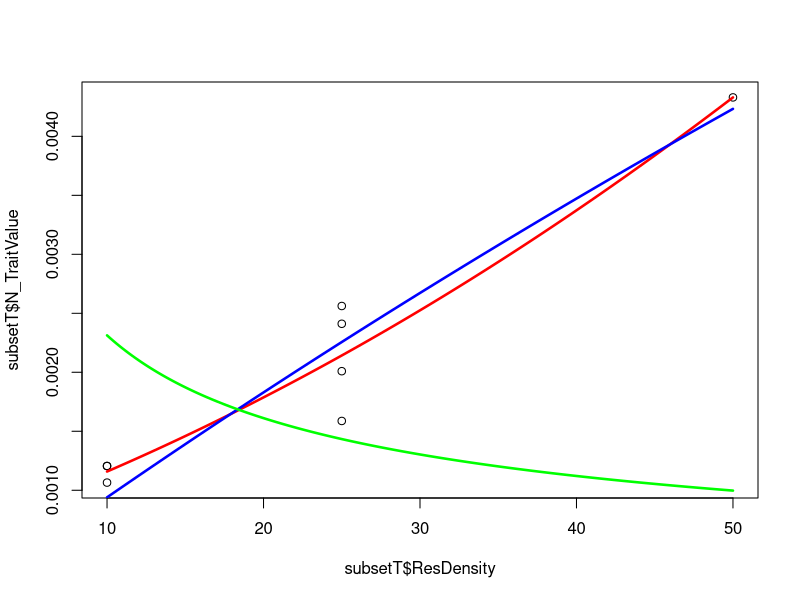
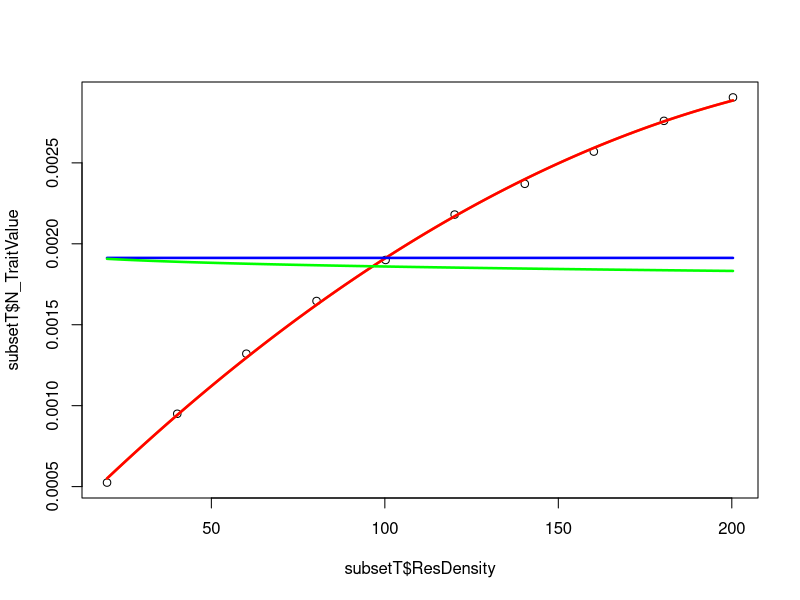
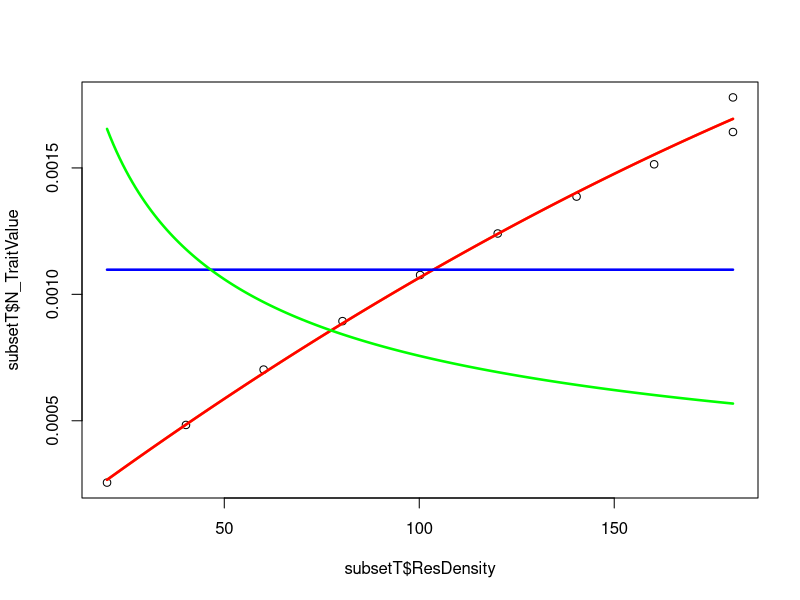
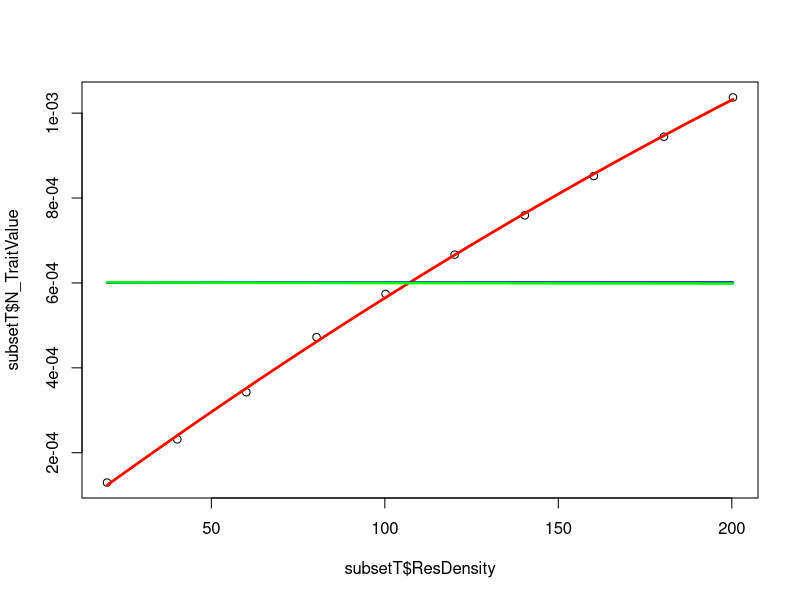
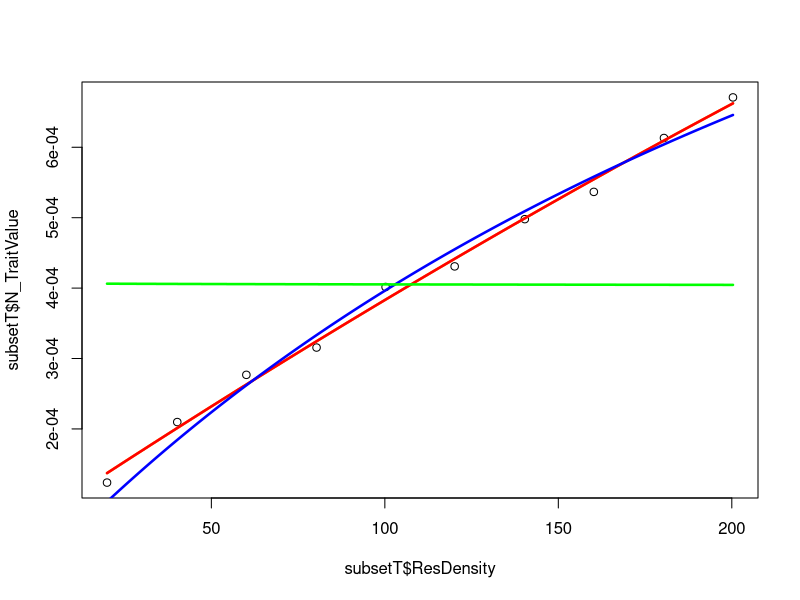
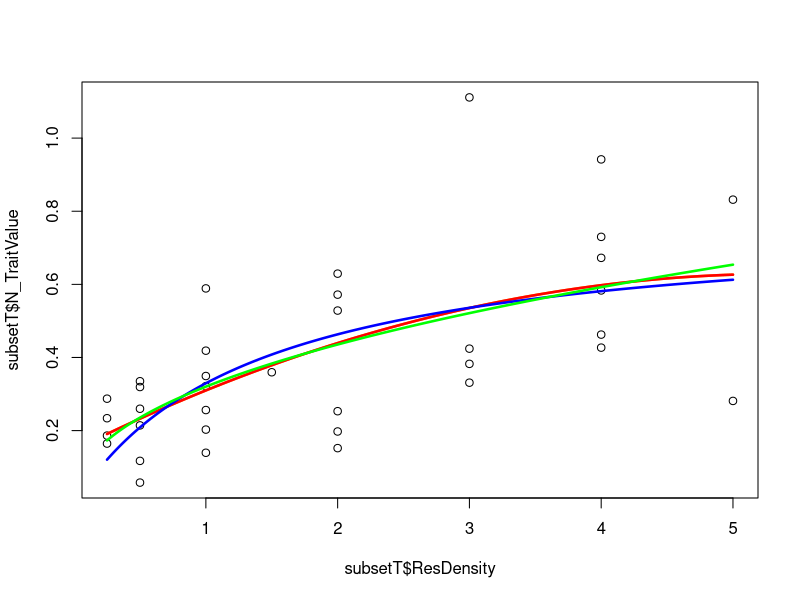
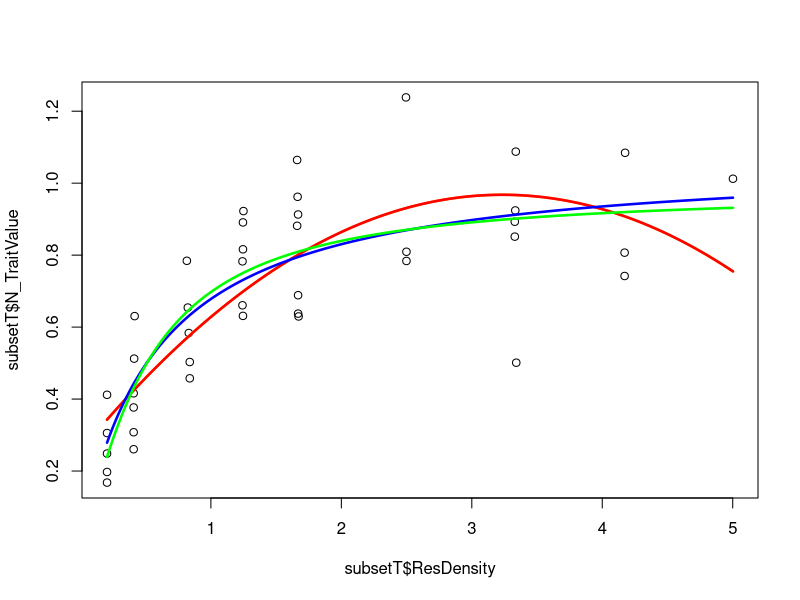
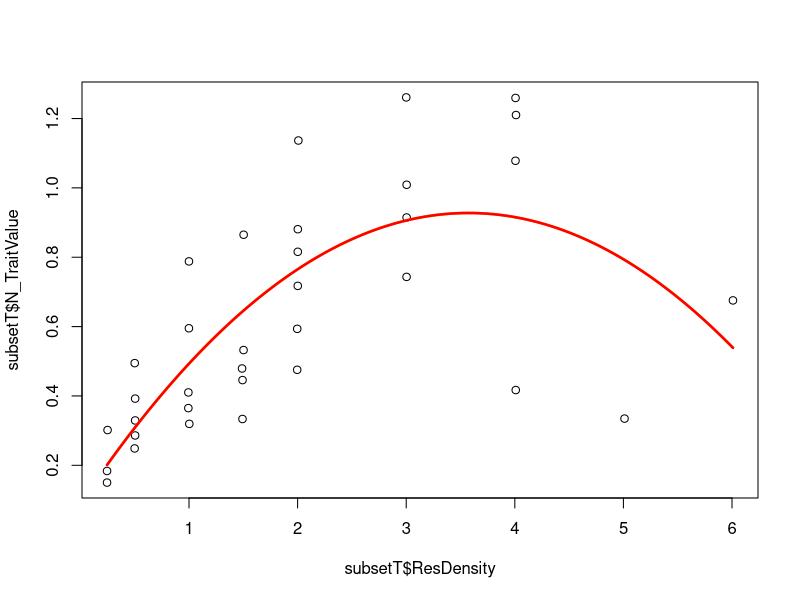

Source code (R) for these figures, in order: (Note: this script raises an error after producing the figures.)
require("minpack.lm")
#require("browser")


data<-read.csv("../Data/CRatsort.csv")


#to find initial values
Start<- function(subsetT) {
  h0=max(subsetT$N_TraitValue)
  #ht to find gradient of points below highest point
  ht=0.95*h0
  #subsetbelowht
  subseth<-subset(subsetT,subsetT$N_TraitValue < ht)
    #linear model to find gradient- either for all or some values depending on number of values
    if (nrow(subseth)>2) {
    modht=lm(N_TraitValue~ResDensity,data=subseth)
    #linear model for all values to find gradient if very few values
    } else {
    modht=lm(N_TraitValue~ResDensity,data=subsetT) }
  
  ##obtain gridient from model
  a0<-as.numeric(modht$coefficients[2])
  ##make matrix for initial values and aic
  mat<-matrix(nrow=100,ncol=4)
  #mat<-matrix(nrow=100,ncol=3)
  #for each row in matrix, sample around initial values and calculate model and AIC 
  for (k in 1:(nrow(mat))){
    #print(j)
    vala<-rnorm(1,mean=a0, 1)
    valh<-rnorm(1,mean=h0, 1)
    valq<-runif(1,min=-2,max=2)
    #valq<-0
    mat[k,1]<-vala
    mat[k,2]<-valh
    mat[k,3]<-valq
    HolFit<-try(nlsLM(N_TraitValue ~ HollingGEN(ResDensity,a,h,q), data=subsetT, start=list(a=vala, h=valh, q=valq)),silent=TRUE)
    #HolFit<-try(nlsLM(N_TraitValue ~ Holling(ResDensity,a,h), data=subsetT, start=list(a=vala, h=valh)),silent=TRUE)
    if("try-error" %in% class(HolFit)){        
      mat[k,4]<-"error"  
    #calculate AIC for sucessful
      } else {
      mat[k,4]<-AIC(HolFit) 
      #mat[j,3]<-AIC(HolFit)  
      }
  }
  #min(mat[,3])
  #minAIC<-which.min(mat[,3])
  #minAIC<-which(mat[,3] == min(mat[,3],na.rm=TRUE,arr.ind=TRUE))
  #find initial values with the lowest AIC
  minAIC<-which(mat[,4] == min(mat[,4],na.rm=TRUE,arr.ind=TRUE))
  
  #min(mat[,3])
  #mat<-as.data.frame(mat)
  #suub<-subset(mat,mat[,3]==min(mat[,3]))
  #capture initial values
  initA<-mat[minAIC,1]
  initH<-mat[minAIC,2]
  initQ<-mat[minAIC,3]
  #initA<-suub[1]
  #initH<-suub[2]
  #return(c(initA,initH)) }
  return(c(initA,initH,initQ)) }


Holling<- function(xR,a,h){
 return((a*xR)/(1+(h*a*xR)))
}
#}
HollingGEN<- function(xR,a,h,q){
  return(((a*xR))^(q+1)/(1+((h*a*xR))^(q+1)))
}

#listID<-2
listID<-as.numeric(unique(data$ID))
#listID<-c(39841,39839,39842)
issuesH<-vector()
issuesG<-vector()
issuesPC<-vector()
issuesP<-vector()
modelqual<-matrix(nrow=length(listID),ncol=5)
j=0
for (i in listID){
  j=j+1
  modelqual[j,1]<-i
  subsetT<-subset(data, ID==i)
  colnames(modelqual)<-c("ID","Holling","Holling_General","Pol_Quadratic","Pol_Cubic")
  #starting values
  out<-Start(subsetT)
  #model fitting
  HolFit<-try(nlsLM(N_TraitValue ~ Holling(ResDensity,a,h), data=subsetT, start=list(a=out[1],h=out[2])),silent=TRUE)
  HolFitGEN<-try(nlsLM(N_TraitValue ~ HollingGEN(ResDensity,a,h,q), data=subsetT, start=list(a=out[1],h=out[2],q=out[3])),silent=TRUE)
  pol<-try(lm(N_TraitValue ~ poly(ResDensity, degree=2), data=subsetT), silent=TRUE)
  polc<-try(lm(N_TraitValue ~ poly(ResDensity, degree=3), data=subsetT),silent=TRUE)
  Lengths<- seq(min(subsetT$ResDensity), max(subsetT$ResDensity),len=200)  
  pdf(paste0("../Results/Holgraphs/",i,".pdf") )
  plot(subsetT$ResDensity,subsetT$N_TraitValue) 
  if("try-error" %in% class(polc)){
    issuesPC<-append(issuesPC,i)
    #modelqual[j,5]<-"error"
    }else{
    modelqual[j,5]<-AIC(polc)
    Predic2Plotpolc<- predict.lm(pol, data.frame(ResDensity=Lengths) )
    lines(Lengths,Predic2Plotpolc,col="orange",lwd=2.5) 
    }
  if("try-error" %in% class(pol)){
    issuesP<-append(issuesP,i)
    #modelqual[j,4]<-"error"
  }else{
    modelqual[j,4]<-AIC(pol)
    Predic2Plotpol<- predict.lm(pol, data.frame(ResDensity=Lengths) )
    lines(Lengths,Predic2Plotpol,col="red",lwd=2.5) 
  }
  if("try-error" %in% class(HolFit)){        
    issuesH<-append(issuesH,i)
    #modelqual[j,2]<-"error"
  } else {
    #   #first need to generate x so can calc predicted ys
    Predic2PlotHol<- Holling(Lengths, coef(HolFit)["a"], coef(HolFit)["h"])
    # pdf(paste0("../Results/Holgraphs/",i,".pdf") )
    #plot(subsetT$ResDensity,subsetT$N_TraitValue) 
    lines(Lengths,Predic2PlotHol,col="blue",lwd=2.5) 
    #lines(Lengths,Predic2Plotpol,col="red",lwd=2.5) 
    modelqual[j,2]<-AIC(HolFit)
  }
if("try-error" %in% class(HolFitGEN)){        
    issuesG<-append(issuesG,i)
    #pdf(paste0("../Results/Holgraphs/",i,".pdf") )
    #plot(subsetT$ResDensity,subsetT$N_TraitValue) 
    #lines(Lengths,Predic2Plotpol,col="red",lwd=2.5) 
    #modelqual[j,3]<-"error"
  } else {
    #   #first need to generate x so can calc predicted ys
    Predic2PlotHolGEN<- HollingGEN(Lengths, coef(HolFitGEN)["a"], coef(HolFitGEN)["h"] , coef(HolFitGEN)["q"])
    # pdf(paste0("../Results/Holgraphs/",i,".pdf") )
    #plot(subsetT$ResDensity,subsetT$N_TraitValue) 
    lines(Lengths,Predic2PlotHolGEN,col="green",lwd=2.5) 
    #lines(Lengths,Predic2Plotpol,col="red",lwd=2.5) 
    modelqual[j,3]<-AIC(HolFitGEN)
  }
  graphics.off()
  Best<-matrix(ncol=3,nrow=length(listID))
  Best[,1]<-modelqual[,1]
  for (l in listID) {
    #print(l)
#   
    j<-which(modelqual[,1]==l)
    Best[j,2]<- which(modelqual[j,2:4]==min(modelqual[j,2:4],na.rm=TRUE, arr.ind=TRUE))
    Best[j,3]<-min(modelqual[j,2:4])
  }
}
  #minAIC<-which(mat[,4] == min(mat[,4],na.rm=TRUE,arr.ind=TRUE))

#     #AICdiff<-AIC(PowFit)-AIC(QuaFit)
#     #print(paste("AIC difference for", i, "is", AICdiff))
#     #BICdiff<-BIC(PowFit)-BIC(QuaFit)
#     #print(paste("BIC difference for", i, "is", BICdiff))
#
# ####this code is v bad, fix!'
# # size<-nrow(subset)
# #sizes<-c(sizes,size)
# #}
# #sort(sizes)
#
# ##SHOOULD I GRAB MEAN?
# #model<-function(a,xR,h){
# #  return((a*xR)/(1+(h*a*xR)))
# #}
# for (j in 1:(nrow(mat))){
#   vala<-rnorm(1,out[1], 1)
#   valh<-rnorm(1,out[2], 1)
#   mat[j,1]<-vala

#   mat[j,2]<-valh
#   HolFit<-nlsLM(N_TraitValue ~ Holling(ResDensity, a, h), data=subsetT, start=list(a=vala, h=valh))
#   mat[j,3]<-AIC(HolFit)
#   return(mat)
#This works! 20 where doesn't.' remove? then compare with polyomial for eACH ? AIC
